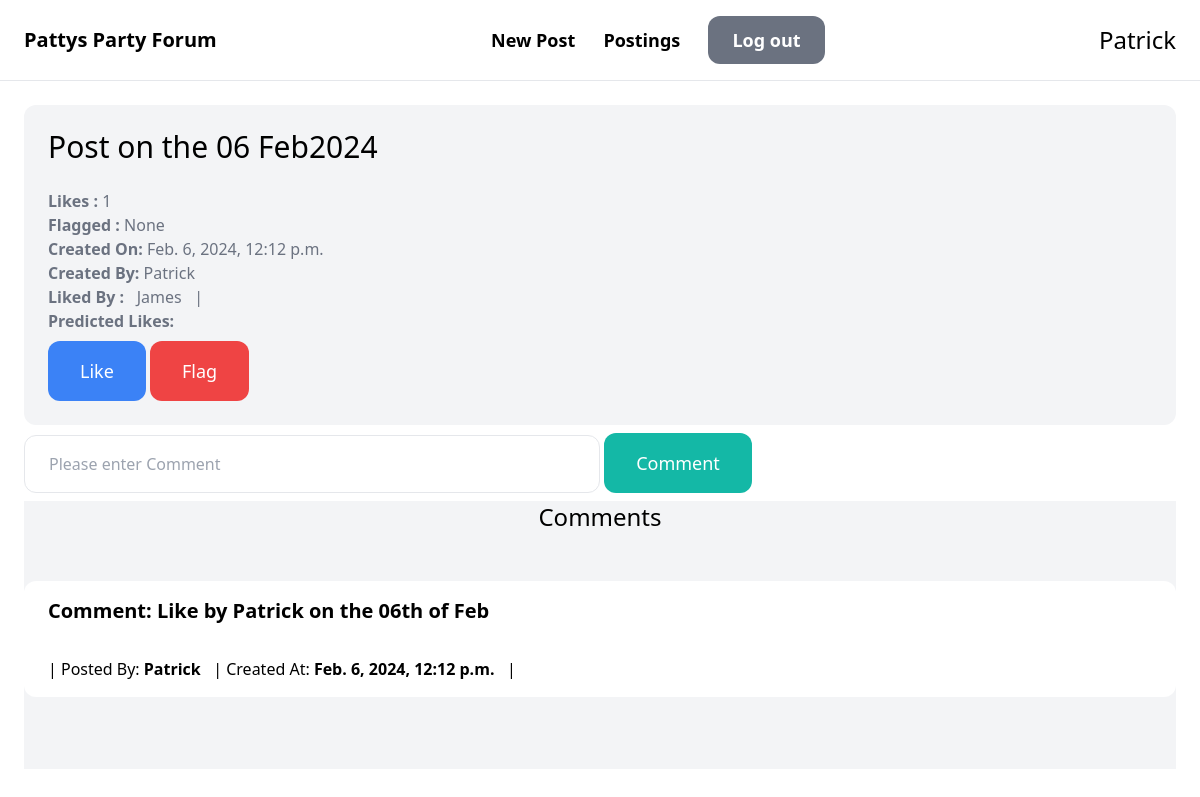
The app's page /posts/5/ (signed in), older data.
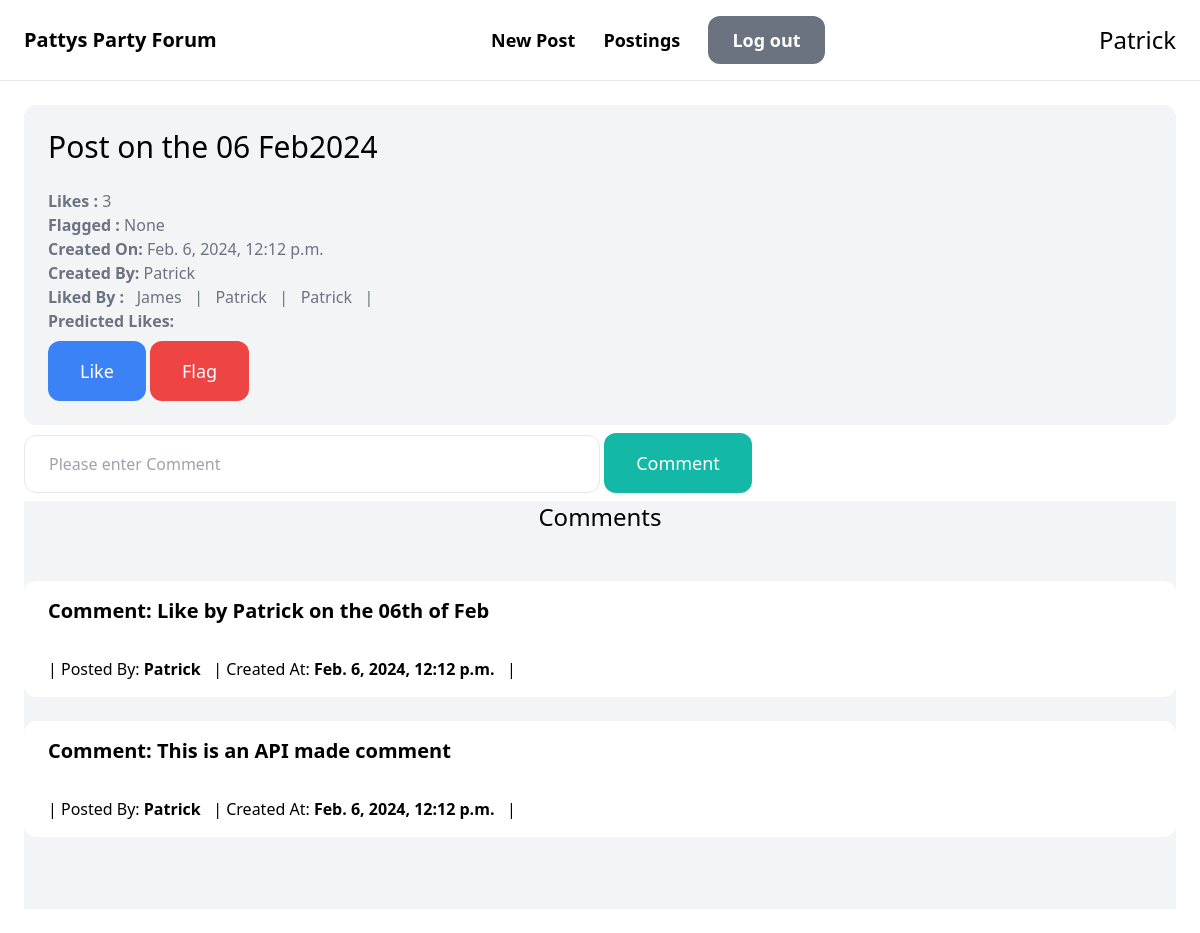
The same page, newer data.
### post/models.py (models this page shows, shortened)
class Post(models.Model):
    message = models.CharField(max_length=255)
    flagged = models.BooleanField(blank=True, null=True)
    created_by = models.ForeignKey(User, related_name='user_posts', on_delete=models.CASCADE)
    created_at = models.DateTimeField(auto_now_add=True)
    class Meta:
        verbose_name_plural = 'Posts'
        permissions = (
            ("regular_users", "Can Post, comment and Like"),
            ("moderator_users", "Can tag posts as misleading"),
        )

### like/models.py (models this page shows, shortened)
class Like(models.Model):
    post = models.ForeignKey(Post, related_name='post_likes', on_delete=models.CASCADE)
    user = models.ForeignKey(User, related_name='user_likes', on_delete=models.CASCADE)
    created_at = models.DateTimeField(auto_now_add=True)
    class Meta:
        verbose_name_plural = 'Likes'

### comment/models.py (models this page shows, shortened)
class Comment(models.Model):
    comment = models.CharField(max_length=255)
    post = models.ForeignKey(Post, related_name='post_comments', on_delete=models.CASCADE)
    user = models.ForeignKey(User, related_name='user_comments', on_delete=models.CASCADE)
    created_at = models.DateTimeField(auto_now_add=True)
    class Meta:
        verbose_name_plural = 'Comments'

### post/views.py (the view)
# urls.py: path('<int:pk>/', views.detail, name='detail'),
@login_required
def detail(request, pk):
    post = Post.objects.filter(Q(pk=pk)).annotate(count_likes=Count('post_likes')).first()
    likes = Like.objects.filter(Q(post=post))
    comments = Comment.objects.filter(Q(post=post))
    predicted_likes = PredictedLikes.objects.filter(Q(post=post)).last()
    return render(request, 'detail.html', {
        'post': post,
        'likes': likes,
        'predicted_likes': predicted_likes,
        'comments': comments,
    })

### post/templates/detail.html (shortened to what this page needs)
{% extends 'base.html' %}
{% block content %}
    <div class="gap-6">
        <div class="col-span-2 p-6 bg-gray-100 rounded-xl">
            <h1 class="mb-6 text-3xl">{{ post.message }}</h1>
            <p class="text-gray-500"><strong>Likes :     </strong>{{ post.count_likes }}</p>
            <p class="text-gray-500"><strong>Flagged :   </strong>{{ post.flagged }}</p>
            <p class="text-gray-500"><strong>Created On: </strong>{{ post.created_at }}</p>
            <p class="text-gray-500"><strong>Created By: </strong>{{ post.created_by.username }}</p>
            <p class="text-gray-500"><strong>Liked By :     </strong>
                {%  for like in likes %}
                 &nbsp   {{ like.user }} &nbsp  |
                {% endfor %}
            </p>
            <p class="text-gray-500"><strong>Predicted Likes: </strong>{{ predicted_likes.likes }}</p>
            <a href="{% url 'post:like' post.id %}" class="mt-2 py-4 px-8 inline-block bg-blue-500 text-lg rounded-xl text-white">Like</a>
            {%  if 'post.moderator_users' in perms %}
                <a href="{% url 'post:flag' post.id %}" class="mt-2 py-4 px-8 inline-block bg-red-500 text-lg rounded-xl text-white">Flag</a>
            {% endif %}
        </div>
    </div>
    <div class="col-span-1">
        <form method="get" action="{% url 'post:comment' post.pk %}">
            <input name="comment" class="w-1/2 py-4 px-6 border rounded-xl" type="text" value="{{ query }}" placeholder="Please enter Comment">
            <button class="text-center mt-2 mb-2 py-4 px-8 text-lg bg-teal-500 text-white rounded-xl">Comment</button>
        </form>
    </div>
    <div class="pb-6  bg-gray-100">
        <h3 class="mb-12 text-2xl text-center">Comments</h3>
        <div class="col-span-3">
            <div class=" pb-6 bg-gray-100">
                {% for comment in comments %}
                    <div class=" pb-6 bg-gray-100">
                        <div class=" text-xl font-semibold py-4 px-6 bg-white rounded-t-xl">
                            Comment: {{ comment.comment }}
                        </div>
                        <div class="py-4 px-6 p-6 bg-white rounded-b-xl">
                            | Posted By: <b> {{ post.created_by }} </b> &nbsp
                            | Created At: <b> {{ post.created_at }} </b> &nbsp |
                        </div>
                    </div>
                {% endfor %}
            </div>
        </div>
    </div>
{% endblock %}

Row changes from the older to the newer data that the page shows:
computed for Post "Post on the 06 Feb2024": count_likes "1" → "3"
added Like: user "Patrick"
added Like: user "Patrick"
added Comment: comment "This is an API made comment", {{ post.created_by }} "Patrick", {{ post.created_at }} "Feb. 6, 2024, 12:12 p.m."
